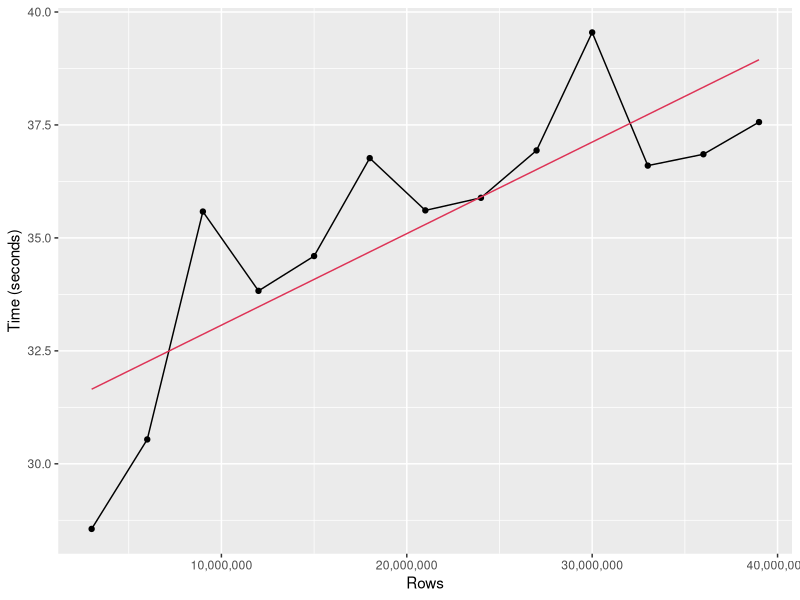
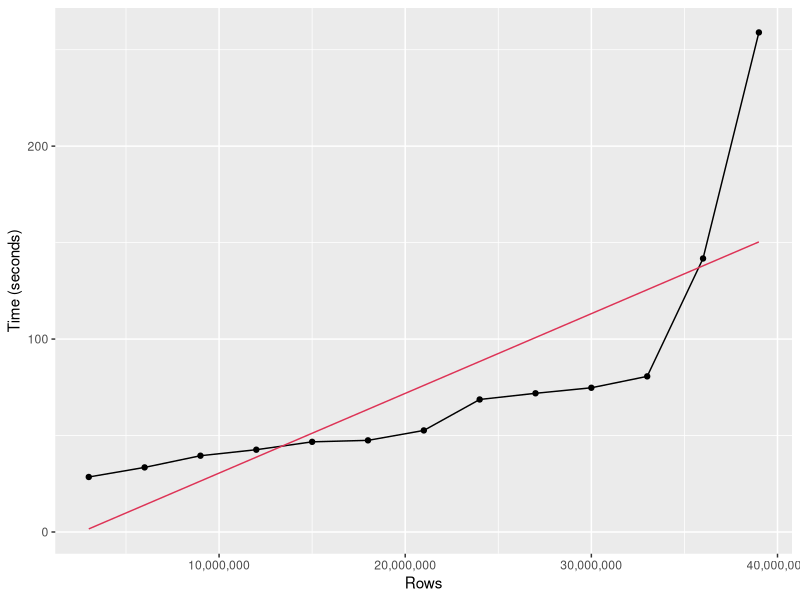
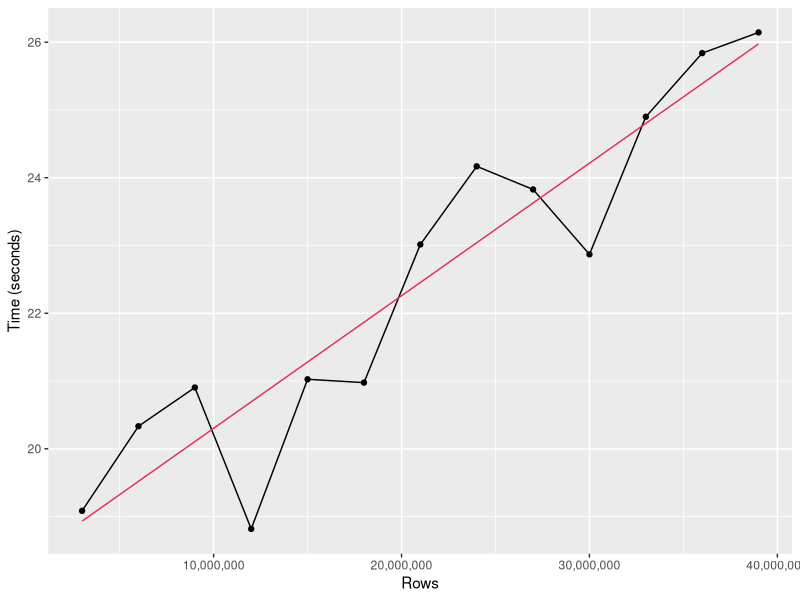
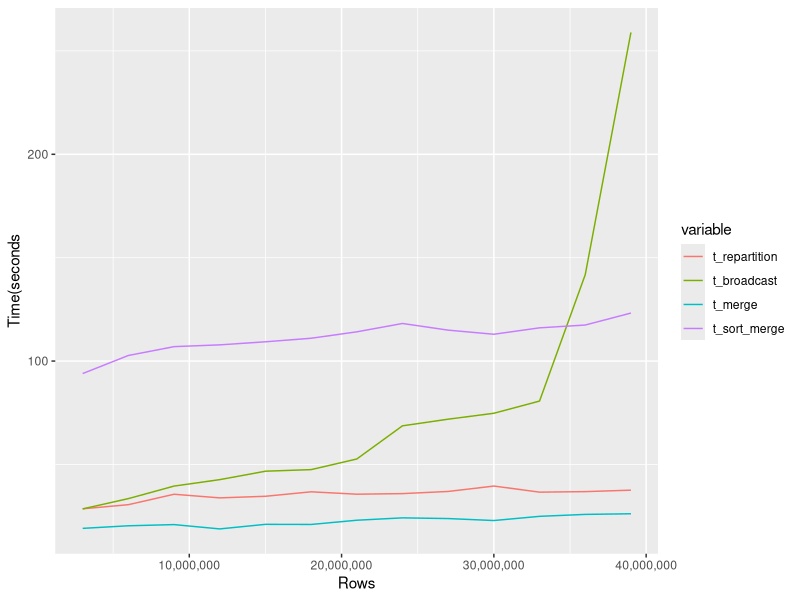
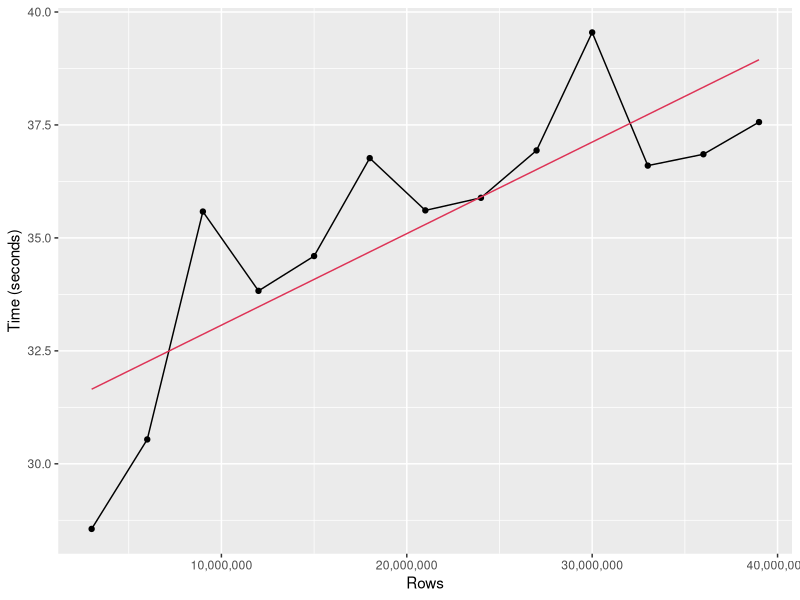
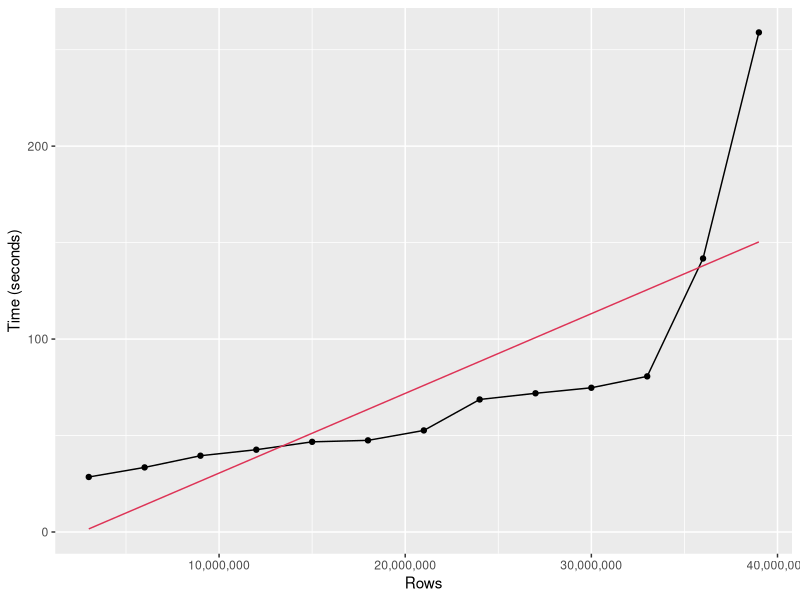
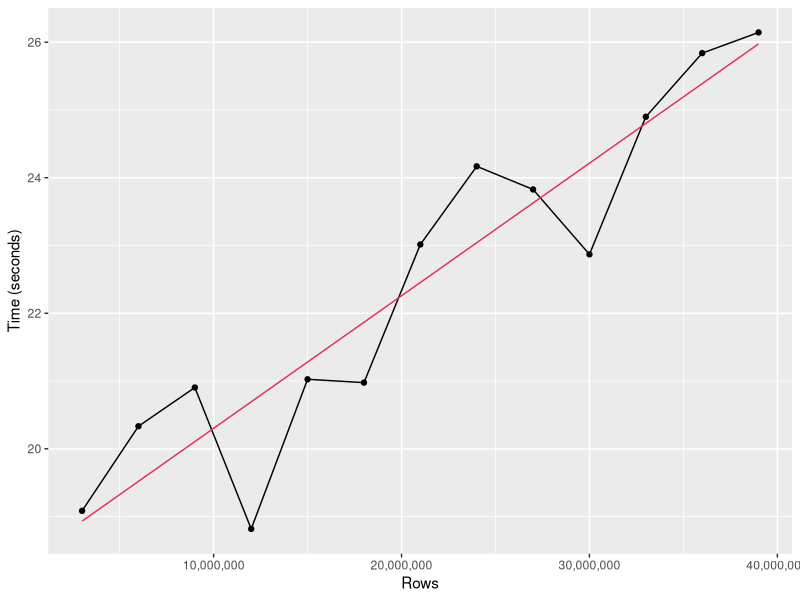
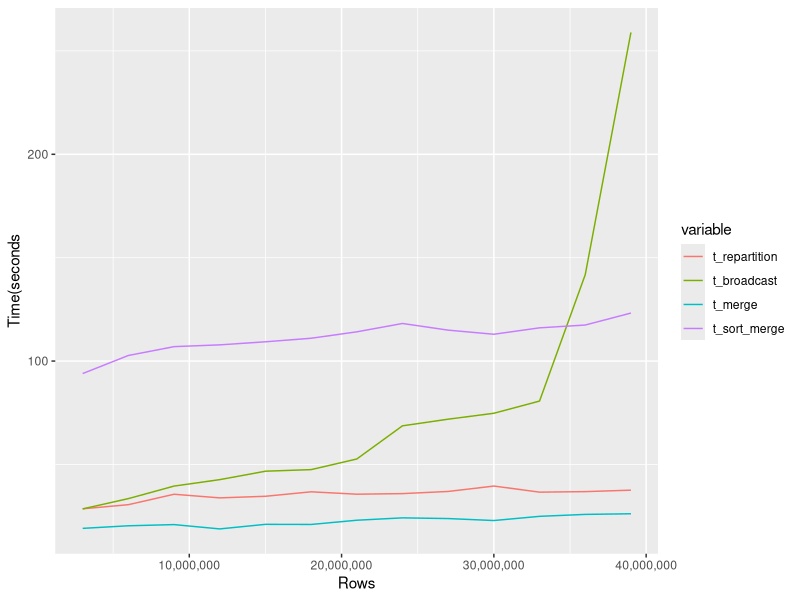

Write the R code that produced these figures, in order.
library(ggplot2)
library(reshape2)

data <- read.csv("speedup_0.5.csv");
data$t_repartition <- data$t_repartition / 1000000000 # ns to s
data$t_broadcast <- data$t_broadcast / 1000000000
data$t_merge <- data$t_merge / 1000000000
data$t_sort_merge <- data$t_sort_merge / 1000000000

d <- melt(data[,c(1, 7,9,15,16)], id=c("rows"));

ggplot(data=data, aes(x=rows, y=t_repartition)) + geom_line() + geom_point() +
  geom_smooth(method='lm', formula=y~x, se=FALSE, color="#DD3356", size=.5) +
  labs(x = "Rows", y = "Time (seconds)") +
  scale_x_continuous(labels=scales::comma)

ggsave("repartition_join_0.5.pdf")

ggplot(data=data, aes(x=rows, y=t_broadcast)) + geom_line() + geom_point() +
  geom_smooth(method='lm', formula=y~x, se=FALSE, color="#DD3356", size=.5) +
  labs(x = "Rows", y = "Time (seconds)") +
  scale_x_continuous(labels=scales::comma)

ggsave("broadcast_join_0.5.pdf")

ggplot(data=data, aes(x=rows, y=t_merge)) + geom_line() + geom_point() +
  geom_smooth(method='lm', formula=y~x, se=FALSE, color="#DD3356", size=.5) +
  labs(x = "Rows", y = "Time (seconds)") +
  scale_x_continuous(labels=scales::comma)

ggsave("merge_join_0.5.pdf")

ggplot(d) + geom_line(aes(x=rows, y=value, color=variable)) +
  labs(x = "Rows", y = "Time(seconds") +
  scale_x_continuous(labels=scales::comma)

ggsave("comparison_0.5.pdf")